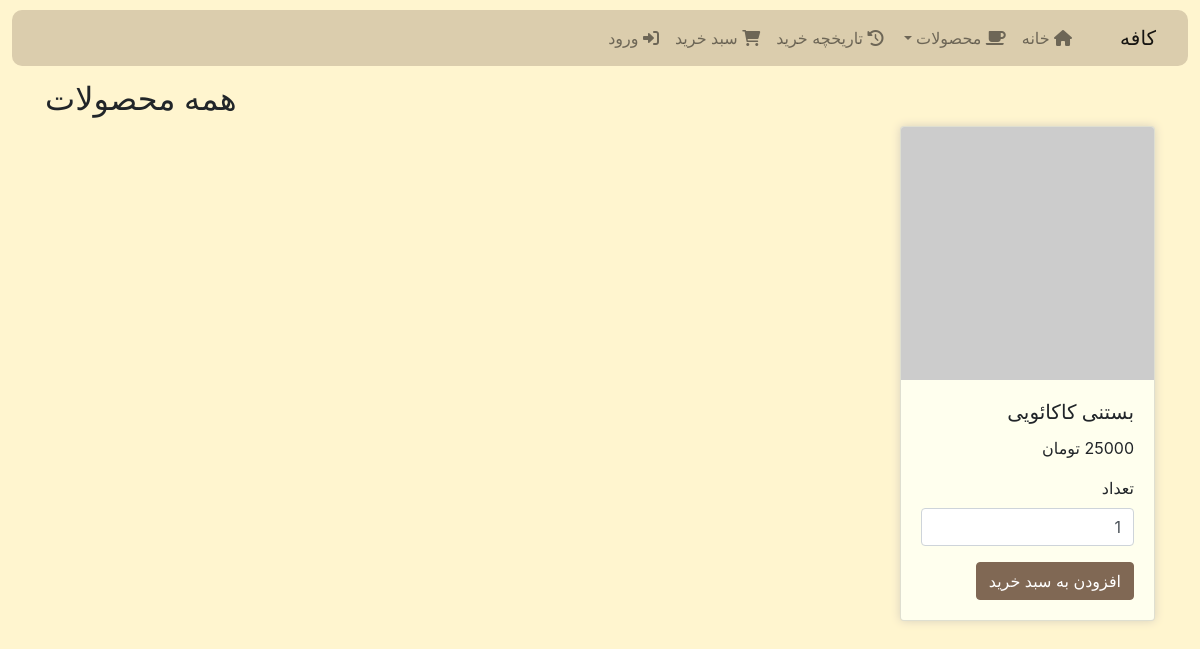
Before: /products/ with the older database file.
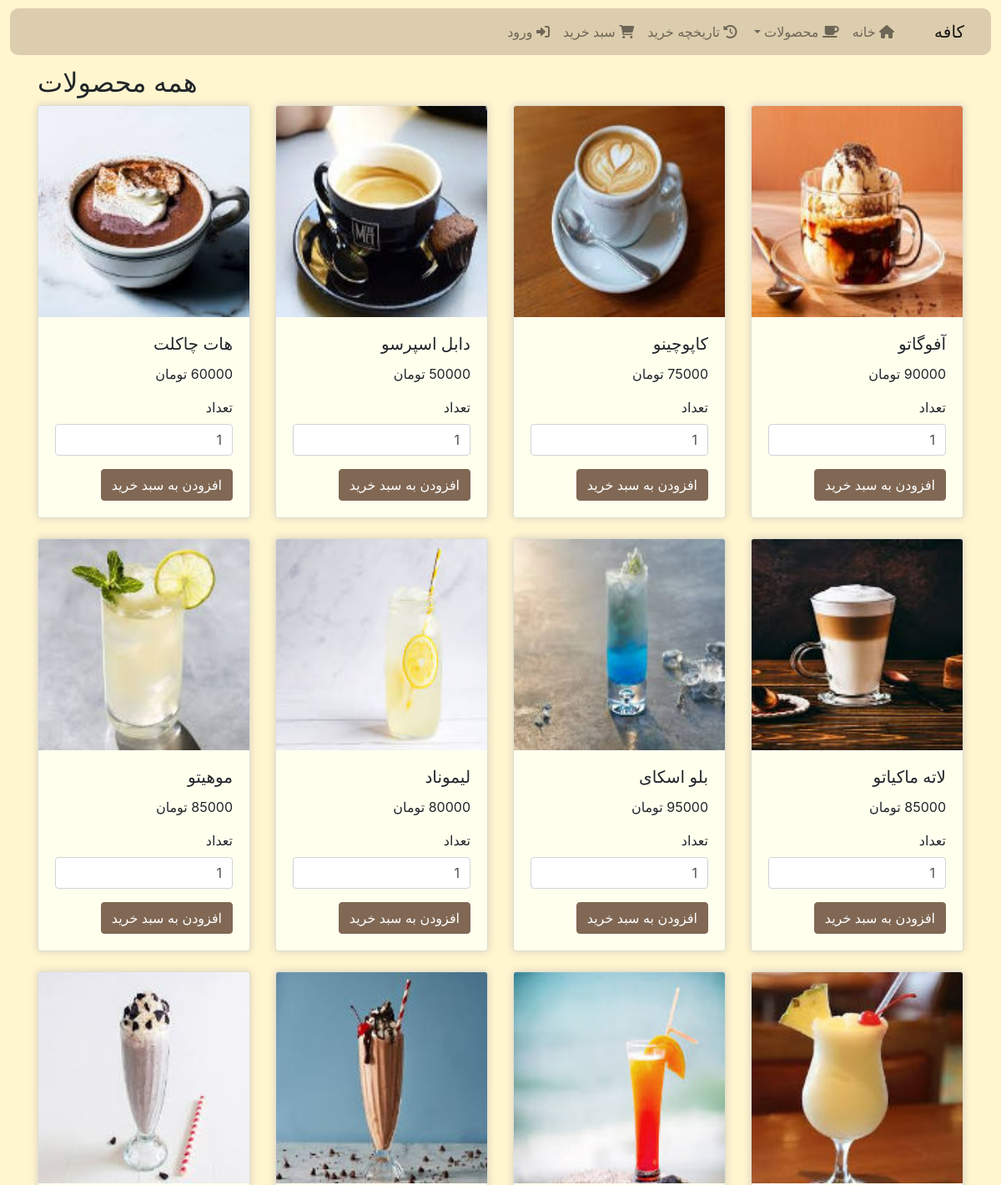
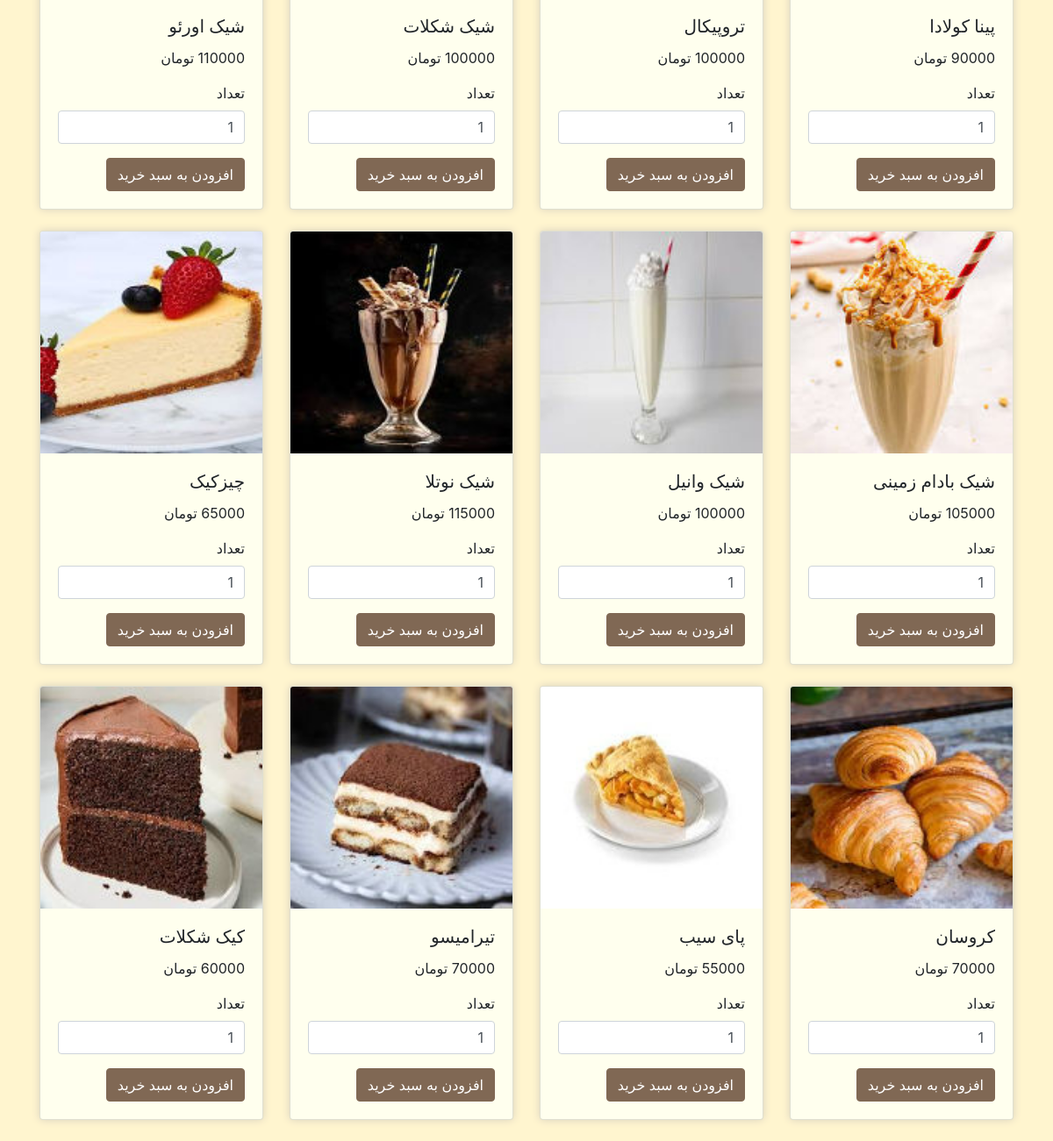
After: the same page with the newer database file (2 pictures, top to bottom).
### shop/models.py (models this page shows, shortened)
class Product(models.Model):
    name = models.CharField(max_length=255)
    category = models.ForeignKey(Category, on_delete=models.CASCADE, related_name='products', default=1)
    price = models.PositiveIntegerField()
    image = models.ImageField(upload_to='product_images/', blank=True, null=True)

### shop/views.py (the view)
# urls.py: path('products/', views.product_page, name='products'),
def product_page(request):
    vertical = request.GET.get('vertical', 'همه')
    if vertical == 'همه':
        products = Product.objects.all()
    else:
        products = Product.objects.filter(category__name=vertical)
    categories = Category.objects.exclude(name='Default Category')
    return render(request, 'shop/products.html', {'products': products, 'selected_vertical': vertical, 'categories': categories})

### shop/templates/shop/products.html (shortened to what this page needs)
{% extends 'shop/base.html' %} {% block content %}
<h2 id="vertical-title">{{ selected_vertical }} محصولات</h2>
<div class="row" id="products-container" style="text-align: right;">
    {% for product in products %}
    <div class="col-md-3 product {{ product.category.name|slugify }}" id="product-{{ product.id }}">
        <div class="card mb-4" style="box-shadow: 0px 0px 10px #d8d0be; background-color: #ffffee;">
            <img class="card-img-top" src="{% if product.image %}{{ product.image.url }}{% else %}https://via.placeholder.com/150{% endif %}" alt="تصویر محصول">
            <div class="card-body">
                <h5 class="card-title">{{ product.name }}</h5>
                <p class="card-text">{{ product.price }} تومان</p>
                <form method="post" action="{% url 'add_to_cart' product.id %}">
                    <div class="form-group">
                        <label for="quantity_{{ product.id }}">تعداد</label>
                        <input type="number" id="quantity_{{ product.id }}" name="quantity" class="form-control" value="1" min="1">
                    </div>
                    <button type="submit" class="btn btn-primary" style="background-color: #806854; border-color: #806854; color: white;">افزودن به سبد خرید</button>
                </form>
            </div>
        </div>
    </div>
    {% endfor %}
</div>
{% endblock %}

### shop/templates/shop/base.html (shortened to what this page needs)
<!DOCTYPE html>
<html lang="fa" dir="rtl">
<head>
    <link rel="stylesheet" href="https://stackpath.bootstrapcdn.com/bootstrap/4.5.2/css/bootstrap.min.css">
    <link rel="stylesheet" href="https://cdnjs.cloudflare.com/ajax/libs/font-awesome/6.0.0-beta3/css/all.min.css">
</head>
<body style="background-color: #FFF5CF;">
    <nav class="navbar navbar-light navbar-expand-lg" style="background-color: #DBCDAD; border-radius: 10px; width: 98%; margin: auto; top: 10px; ">
        <a class="navbar-brand" href="{% url 'home' %}">کافه</a>
        <div class="collapse navbar-collapse" id="navbarNav">
            <ul class="navbar-nav" style="color: black">
                <li class="nav-item">
                    <a class="nav-link" href="{% url 'home' %}"><i class="fas fa-home"></i> خانه</a>
                </li>
                <li class="nav-item dropdown">
                    <a class="nav-link dropdown-toggle" href="#" id="navbarDropdown" role="button" data-toggle="dropdown" aria-haspopup="true" aria-expanded="false">
                        <i class="fas fa-coffee"></i> محصولات
                    </a>
                </li>
                <li class="nav-item">
                    <a class="nav-link" href="{% url 'purchase_history' %}"><i class="fas fa-history"></i> تاریخچه خرید</a>
                </li>
                <li class="nav-item">
                    <a class="nav-link" href="{% url 'cart' %}"><i class="fas fa-shopping-cart"></i> سبد خرید</a>
                </li>
                {% if user.is_authenticated %} {% if user.is_staff %}
                <li class="nav-item">
                    <a class="nav-link" href="/admin/"><i class="fas fa-user-cog"></i> مدیریت فروشگاه</a>
                </li>
                {% endif %}
                <li class="nav-item">
                    <a class="nav-link" href="{% url 'logout' %}"><i class="fas fa-sign-out-alt"></i> خروج</a>
                </li>
                {% else %}
                <li class="nav-item">
                    <a class="nav-link" href="{% url 'login' %}"><i class="fas fa-sign-in-alt"></i> ورود</a>
                </li>
                {% endif %}
            </ul>
        </div>
    </nav>
    <div class="container mt-4">
        {% block content %}{% endblock %}
    </div>
</body>
</html>

Changed rows visible on the page:
removed Product: name "بستنی کاکائویی", price "25000", quantity "1"
added Product: image (picture), name "آفوگاتو"
added Product: image (picture), name "کاپوچینو", price "75000"
added Product: image (picture), name "دابل اسپرسو", price "50000"
added Product: image (picture), name "هات چاکلت"
added Product: image (picture), name "لاته ماکیاتو", price "85000"
added Product: image (picture), name "بلو اسکای", price "95000"
added Product: image (picture), name "لیموناد"
added Product: image (picture), name "موهیتو", price "85000"
added Product: image (picture), name "پینا کولادا"
added Product: image (picture), name "تروپیکال", price "100000"
added Product: image (picture), name "شیک شکلات", price "100000"
added Product: image (picture), name "شیک اورئو"
added Product: image (picture), name "شیک بادام زمینی"
added Product: image (picture), name "شیک وانیل", price "100000"
added Product: image (picture), name "شیک نوتلا", price "115000"
added Product: image (picture), name "چیزکیک", price "65000"
added Product: image (picture), name "کروسان"
added Product: image (picture), name "پای سیب"
added Product: image (picture), name "تیرامیسو"
added Product: image (picture), name "کیک شکلات"
